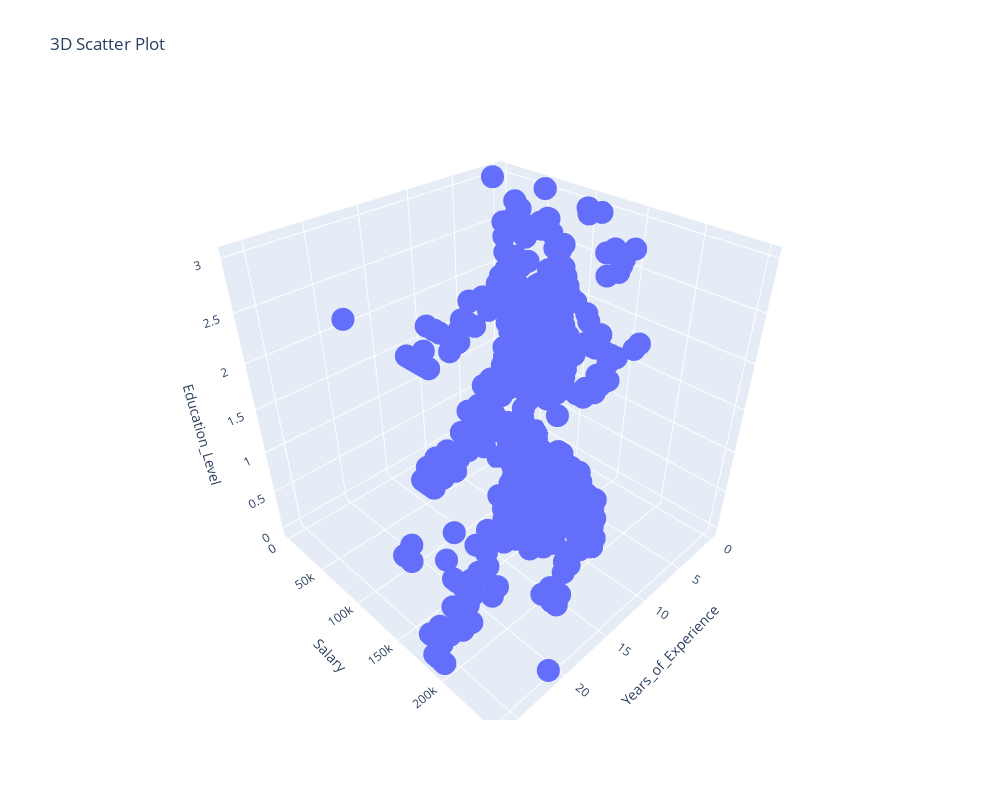

The notebook cell this image was saved under:
### Code cell
fig = px.scatter_3d(df_salary, x='Years_of_Experience', y='Salary', z='Education_Level',
                    title="3D Scatter Plot")
fig.update_layout(
    autosize=False,
    width=1000,
    height=800,)

fig.show()

### Figure 1 — Plotly figure (JSON) as saved in the notebook; plotly's stock layout.template omitted (floating-point values rounded to 4 significant figures; data arrays with more than 128 entries replaced by an {"elided": "..."} marker saying what was removed)
{"data": [{"hovertemplate": "Years_of_Experience=%{x}<br>Salary=%{y}<br>Education_Level=%{z}<extra></extra>", "legendgroup": "", "marker": {"color": "#636efa", "symbol": "circle"}, "mode": "markers", "name": "", "scene": "scene", "showlegend": false, "type": "scatter3d", "x": {"elided": "4542 int values"}, "y": {"elided": "4542 int values"}, "z": {"elided": "4542 int values"}}], "layout": {"autosize": false, "height": 800, "legend": {"tracegroupgap": 0}, "scene": {"domain": {"x": [0, 1], "y": [0, 1]}, "xaxis": {"title": {"text": "Years_of_Experience"}}, "yaxis": {"title": {"text": "Salary"}}, "zaxis": {"title": {"text": "Education_Level"}}}, "title": {"text": "3D Scatter Plot"}, "width": 1000}}
